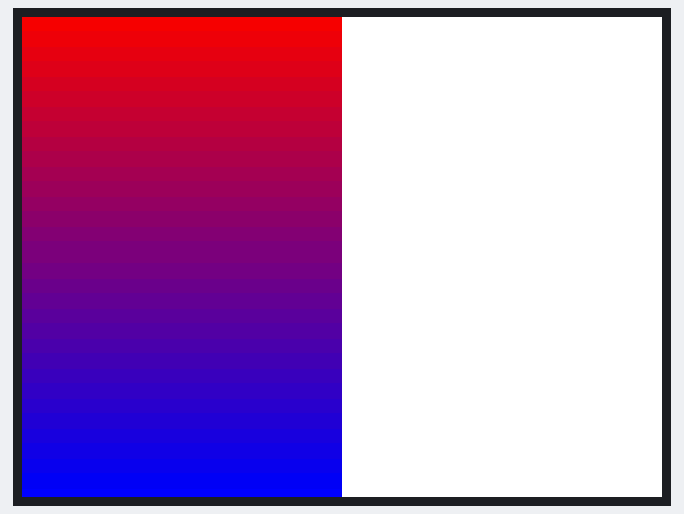
Bench run of a sketch on a simulated ESP32. Shown: 320×240 colour display. What the sketch prints to the serial monitor is not drawn.

Above: at 2.5 s.
At 3.7 s:
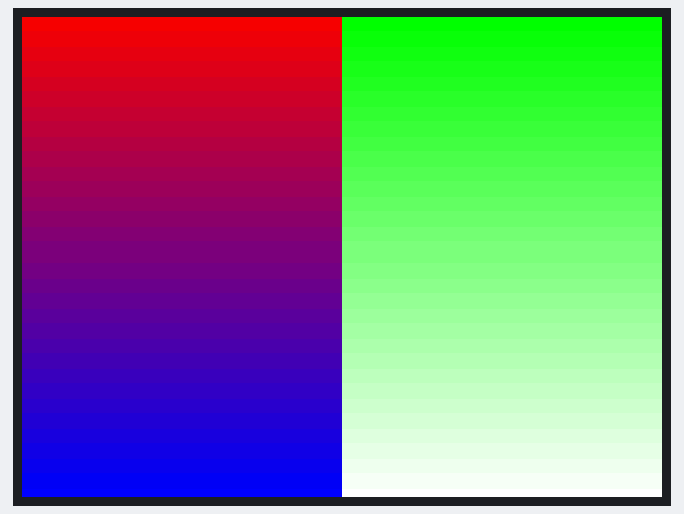
At 6.0 s:
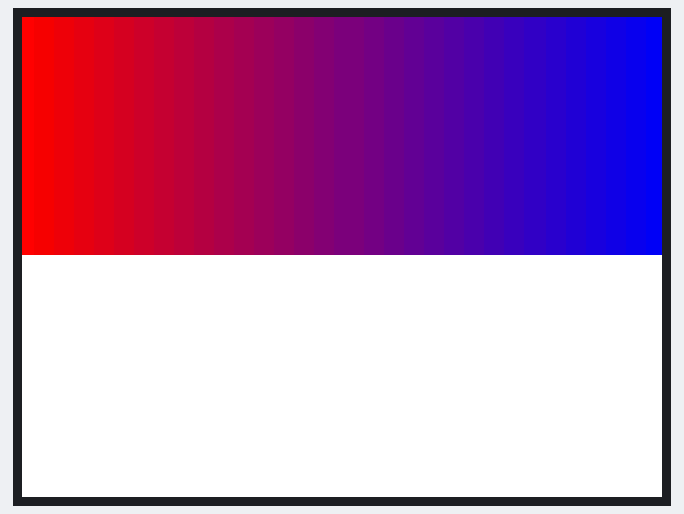
At 7.2 s:
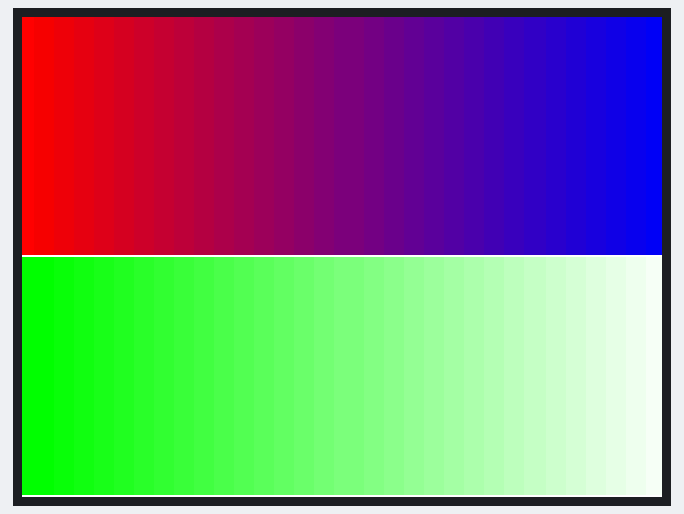
At 9.4 s:
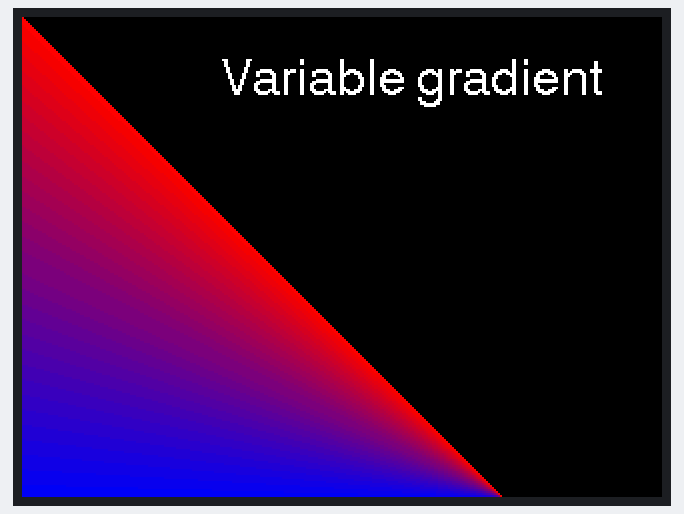
At 14.7 s:
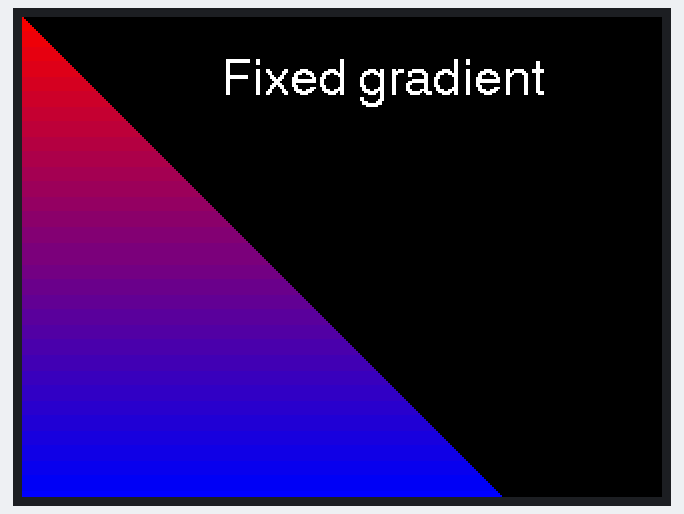

The sketch:

Gradient_Line_with_tft_espi_v.02.ino
```cpp
// This ONLY draws orthogonal lines, NO diagonals!

#include <TFT_eSPI.h>
TFT_eSPI tft = TFT_eSPI();
TFT_eSprite fsSprite = TFT_eSprite(&tft);

//bool doShow = false;
float pctBlend;
uint16_t blendedColor;

/***************************************************************************/
void setup()
/***************************************************************************/
{
  Serial.begin(115200); delay(2000);
  tft.init();
  tft.setRotation(3);
  tft.fillScreen(TFT_BLACK);

  int *a = 0;
  a = (int*)fsSprite.createSprite(tft.width(), tft.height());
  if (a == 0) {
    tft.setTextDatum(TC_DATUM);
    tft.drawString("Sprite creation failed", tft.width() / 2, 30, 4);
    tft.drawString("Cannot continue.", tft.width() / 2, 90, 4);
    Serial.println("fsSprite creation failed.  Cannot continue.");
    while (1);
  }
  Serial.printf("createfsSprite returned: %p\r\n", a);

  fsSprite.fillSprite(TFT_WHITE);

  ledcAttach(TFT_BL, 5000, 8);  // PWM timer automatically assigned.
  ledcWrite(TFT_BL, 200);       // Turn the display on bigly for init messages.
}
/***************************************************************************/
void loop()
/***************************************************************************/
{

  //Vertical lines

  Serial.println("Vertical part 1");
  for (int x = 0; x < fsSprite.width() / 2; x++) {
    drawGradientLine (&fsSprite, x, fsSprite.height() - 1, x, 0,
                      0, TFT_RED, TFT_BLUE);  // top, bottom
  }
  fsSprite.pushSprite(0, 0);
  delay(1000);

  Serial.println("Vertical part 2");
  for (int x = tft.width() / 2; x < fsSprite.width(); x++) {
    drawGradientLine (&fsSprite, x, fsSprite.height() - 1, x, 0,
                      0, TFT_GREEN, TFT_WHITE);  // top, bottom
  }
  fsSprite.pushSprite(0, 0);

  delay(2000);
  fsSprite.fillSprite(TFT_WHITE);

  // Horizontal lines

  Serial.println("Horizontal part 1");
  for (int y = 0; y < fsSprite.height() / 2 - 1 ; y++)
    drawGradientLine (&fsSprite, 0, y, fsSprite.width(), y,
                      0, TFT_BLUE, TFT_RED);  // right, left

  fsSprite.pushSprite(0, 0);
  delay(1000);

  Serial.println("Horizontal part 2");
  for (int y = tft.height() / 2; y < tft.height() - 1; y++)
    drawGradientLine (&fsSprite, 0, y, fsSprite.width(), y,
                      0, TFT_WHITE, TFT_GREEN);  // right, left
  fsSprite.pushSprite(0, 0);
  delay(2000);
  fsSprite.fillSprite(TFT_BLACK);

  // Variable length

  Serial.println("Variable length, variable gradient.");
  for (int x = 0; x < fsSprite.height(); x++) {
    drawGradientLine (&fsSprite, x, x, x, fsSprite.height(),
                      0, TFT_BLUE, TFT_RED);  // bottom, top
  }
  fsSprite.drawString("Variable gradient", 100, 20, 4);
  fsSprite.pushSprite(0, 0);
  delay(5000);
  fsSprite.fillSprite(TFT_BLACK);

  Serial.println("Variable length, fixed gradient.");
  for (int x = 0; x < fsSprite.height(); x++) {
    drawGradientLine (&fsSprite, x, fsSprite.height(), x, x,
                      fsSprite.height(),  TFT_RED, TFT_BLUE);  // top, bottom
  }
  fsSprite.drawString("Fixed gradient", 100, 20, 4);

  fsSprite.pushSprite(0, 0);

  delay(5000);
  fsSprite.fillSprite(TFT_WHITE);
}
/***************************************************************************/
void drawGradientLine(TFT_eSprite *targetSprite,
                      int x1, int y1, int x2, int y2,
                      int blendLvls, uint16_t colorStart, uint16_t colorEnd)
/***************************************************************************/
{
  static int x, y, steps;

  // The 6th value (steps) changes the look of the gradient line.
  //  If it is 0, the gradient is completed along the length of the
  //  line no matter how long or short.  If there is a value here, its
  //  value is used for all lines. This gives a more regular look
  //  to the gradient lines.

  // steps is the length of the line in pixels.
  steps = abs(x2 - x1) > abs(y2 - y1) ? abs(x2 - x1) : abs(y2 - y1);
  // if blandLvls came in as 0, use the line pixel length for step count
  if (blendLvls == 0) blendLvls = steps;
  if (blendLvls < steps) {
    Serial.printf("BlendLvls (%i px) is less than line length "
                  "(%i px). Please correct and recompile.\r\n",
                  blendLvls, steps);
  }
  x = x1; y = y1;
  for (int i = 0; i <= steps; i++) {
    pctBlend = (float)i / (float)blendLvls;
    blendedColor = alphaBlend((uint8_t)(pctBlend * 255), colorStart, colorEnd  );
    targetSprite->drawPixel(x, y, blendedColor);

    if ((x1 - x2) == 0) y2 > y1 ? y++ : y--;  // Am I drawing horizontal or
    if ((y1 - y2) == 0) x2 > x1 ? x++ : x--;  // vertical. This decides.

  }
}
///***************************************************************************/
//void drawGradientLine(int x0, int y0, int x1, int y1, uint16_t colorStart,
//                      uint16_t colorEnd)
///***************************************************************************/
//{
//  int steps = abs(x1 - x0) > abs(y1 - y0) ? abs(x1 - x0) : abs(y1 - y0);
//  if (doShow) Serial.printf("Steps: %i\r\n", steps);
//  int x = x0, y = y0;
//  for (int i = 0; i <= steps; i++) {
//    pctBlend = (float)i / steps;
//  blendedColor = alphaBlend((uint8_t)(pctBlend * 255),
//                            colorEnd, colorStart);
//  if (doShow) Serial.printf("x %i, y %i, pctBlend %f\r\n", x, y,
//                             pctBlend);
//    fsSprite.drawPixel(x, y, blendedColor);
//    if ((x0 - x1) == 0) y1 > y0 ? y++ : y--;
//    if ((y0 - y1) == 0) x1 > x0 ? x++ : x--;
//  }
//}
/***************************************************************************/
uint16_t alphaBlend(uint8_t alpha, uint16_t fgc, uint16_t bgc)
/***************************************************************************/
{
  uint32_t rxb = bgc & 0xF81F;
  rxb += ((fgc & 0xF81F) - rxb) * (alpha >> 2) >> 6;
  uint32_t xgx = bgc & 0x07E0;
  xgx += ((fgc & 0x07E0) - xgx) * alpha >> 8;
  return (rxb & 0xF81F) | (xgx & 0x07E0);
}
```

Measured:
- by itself, everything shown: repeats every 17.4 s, in 6 steps
- what the display in image 0 shows lasts 1.2 s, from 2.5 s to 3.7 s
- what the display in image 1 shows lasts 2.2 s, from 3.7 s to 5.9 s
- what the display in image 4 shows lasts 5.2 s, from 9.4 s to 14.6 s
